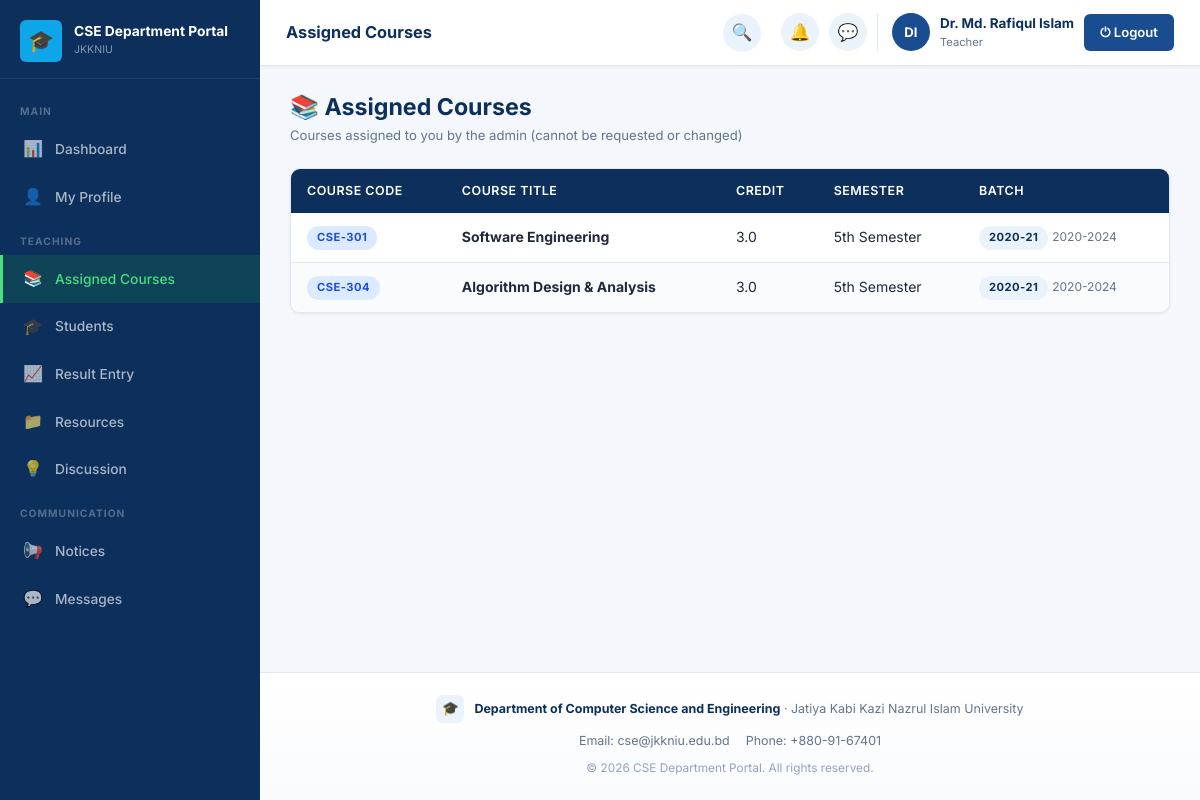
Screenshot of /teacher/courses.php (signed in) with the database file from the repository.
### tables this page shows
CREATE TABLE settings (
    id INT AUTO_INCREMENT PRIMARY KEY,
    portal_name VARCHAR(150) NOT NULL DEFAULT 'CSE Department Portal',
    university_name VARCHAR(200) NOT NULL DEFAULT 'Jatiya Kabi Kazi Nazrul Islam University',
    department_name VARCHAR(200) NOT NULL DEFAULT 'Department of Computer Science and Engineering',
    description TEXT DEFAULT NULL,
    contact_info TEXT DEFAULT NULL,
    logo VARCHAR(255) DEFAULT NULL
);

CREATE TABLE course_assignments (
    id INT AUTO_INCREMENT PRIMARY KEY,
    course_id INT NOT NULL,
    batch_id INT NOT NULL,
    teacher_id INT NOT NULL,
    created_at TIMESTAMP DEFAULT CURRENT_TIMESTAMP,
    UNIQUE KEY uniq_assignment (course_id, batch_id),
    CONSTRAINT fk_ca_course  FOREIGN KEY (course_id)  REFERENCES courses(course_id)   ON DELETE CASCADE,
    CONSTRAINT fk_ca_batch   FOREIGN KEY (batch_id)   REFERENCES batches(batch_id)    ON DELETE CASCADE,
    CONSTRAINT fk_ca_teacher FOREIGN KEY (teacher_id) REFERENCES teachers(teacher_id) ON DELETE CASCADE
);

CREATE TABLE courses (
    course_id INT AUTO_INCREMENT PRIMARY KEY,
    course_code VARCHAR(20) NOT NULL UNIQUE,
    course_title VARCHAR(200) NOT NULL,
    credit DECIMAL(3,1) NOT NULL,
    semester VARCHAR(50) NOT NULL,
    status ENUM('active','inactive') NOT NULL DEFAULT 'active',
    created_at TIMESTAMP DEFAULT CURRENT_TIMESTAMP
);

CREATE TABLE batches (
    batch_id INT AUTO_INCREMENT PRIMARY KEY,
    batch_name VARCHAR(50) NOT NULL,
    session VARCHAR(20) NOT NULL,
    created_at TIMESTAMP DEFAULT CURRENT_TIMESTAMP
);

### app/classes/SettingsModel.php (called while the page is built, shortened)
<?php
class SettingsModel
{
    private PDO $db;
    public function __construct()
    {
        $this->db = Database::getInstance()->getConnection();
    }
    public function get(): array
    {
        $stmt = $this->db->query("SELECT * FROM settings ORDER BY id LIMIT 1");
        $row = $stmt->fetch();
        return $row;
    }
}

### app/classes/Database.php (called while the page is built, shortened)
<?php
class Database
{
    private static ?Database $instance = null;
    private PDO $connection;
    private function __construct()
    {
        $dsn = 'mysql:host=' . DB_HOST . ';dbname=' . DB_NAME . ';charset=' . DB_CHARSET;
        $options = [
            PDO::ATTR_ERRMODE            => PDO::ERRMODE_EXCEPTION,
            PDO::ATTR_DEFAULT_FETCH_MODE => PDO::FETCH_ASSOC,
            PDO::ATTR_EMULATE_PREPARES   => false,
        ];
        $this->connection = new PDO($dsn, DB_USER, DB_PASS, $options);
    }
    public static function getInstance(): Database
    {
        if (self::$instance === null) {
            self::$instance = new self();
        }
        return self::$instance;
    }
    public function getConnection(): PDO
    {
        return $this->connection;
    }
}

### config/config.php (called while the page is built, shortened)
<?php
spl_autoload_register(function ($class) {
    $paths = [
        ROOT_PATH . '/app/classes/' . $class . '.php',
        ROOT_PATH . '/app/models/' . $class . '.php',
        ROOT_PATH . '/app/controllers/' . $class . '.php',
    ];
    foreach ($paths as $path) {
        if (file_exists($path)) {
            return;
        }
    }
});

### app/classes/Auth.php (called while the page is built, shortened)
<?php
class Auth
{
    public static function userId(): ?int
    {
        return $_SESSION['user_id'] ?? null;
    }
}

### app/classes/Teacher.php (called while the page is built, shortened)
<?php
class Teacher
{
    private PDO $db;
    public function __construct()
    {
        $this->db = Database::getInstance()->getConnection();
    }
    public function findByUserId(int $userId): ?array
    {
        $stmt = $this->db->prepare(
            "SELECT t.*, u.name, u.email, u.status, u.profile_photo, u.created_at
             FROM teachers t JOIN users u ON t.user_id = u.id WHERE t.user_id = ?"
        );
        $stmt->execute([$userId]);
        $row = $stmt->fetch();
        return $row ?: null;
    }
    public function getAssignedCourses(int $teacherId): array
    {
        $stmt = $this->db->prepare(
            "SELECT ca.id AS assignment_id, c.course_id, c.course_code, c.course_title, c.credit, c.semester,
                    b.batch_id, b.batch_name, b.session
             FROM course_assignments ca
             JOIN courses c ON ca.course_id = c.course_id
             JOIN batches b ON ca.batch_id = b.batch_id
             WHERE ca.teacher_id = ?
             ORDER BY b.batch_name, c.course_code"
        );
        $stmt->execute([$teacherId]);
        return $stmt->fetchAll();
    }
}

### teacher/courses.php (the view, shortened to what this page needs)
<?php
require_once '../config/database.php';
$teacherModel = new Teacher();
$teacher = $teacherModel->findByUserId(Auth::userId());
$courses = $teacherModel->getAssignedCourses($teacher['teacher_id']);
$currentPage = 'Assigned Courses';
include '../includes/header.php';
?>
<div class="portal-layout">
<?php include '../includes/sidebar.php'; ?>
<div class="main-content">
<?php include '../includes/navbar.php'; ?>
<div class="page-content">
<div class="page-header">
    <div><h2>📚 Assigned Courses</h2><div class="page-subtitle">Courses assigned to you by the admin (cannot be requested or changed)</div></div>
</div>
<?php if (empty($courses)): ?>
    <div class="empty-state"><div class="empty-icon">📚</div><p>No courses have been assigned to you yet.</p></div>
<?php else: ?>
<div class="card">
<div class="card-body" style="padding:0">
<div class="table-wrapper">
<table>
    <thead><tr><th>Course Code</th><th>Course Title</th><th>Credit</th><th>Semester</th><th>Batch</th></tr></thead>
    <tbody>
    <?php foreach ($courses as $c): ?>
    <tr>
        <td><span class="badge badge-info"><?= htmlspecialchars($c['course_code']) ?></span></td>
        <td><strong><?= htmlspecialchars($c['course_title']) ?></strong></td>
        <td><?= htmlspecialchars($c['credit']) ?></td>
        <td><?= htmlspecialchars($c['semester']) ?></td>
        <td><span class="badge badge-primary"><?= htmlspecialchars($c['batch_name']) ?></span> <span style="font-size:0.75rem;color:var(--text-muted)"><?= htmlspecialchars($c['session']) ?></span></td>
    </tr>
    <?php endforeach; ?>
    </tbody>
</table>
</div>
</div>
</div>
<?php endif; ?>
</div>
<?php include '../includes/footer.php'; ?>

### includes/sidebar.php (shortened to what this page needs)
<?php
$role         = $_SESSION['role'] ?? 'guest';
$currentPage  = $currentPage ?? '';
$sidebarClass = 'sidebar sidebar-' . $role;
$settingsModel = $settingsModel ?? new SettingsModel();
$settings      = $settings ?? $settingsModel->get();
function navItem($href, $icon, $label, $current, $badge = null) {
    $active = ($current === $label) ? ' active' : '';
    $badgeHtml = $badge ? '<span class="nav-badge">' . $badge . '</span>' : '';
    return '<a href="' . htmlspecialchars($href) . '" class="nav-item' . $active . '">
        <span class="nav-icon">' . $icon . '</span>
        <span>' . htmlspecialchars($label) . '</span>' . $badgeHtml . '
    </a>';
}
$pendingUsersCount  = 0;
$pendingReqCount    = 0;
$totalPendingBadge = ($pendingUsersCount + $pendingReqCount) ?: null;
?>
<aside class="<?= $sidebarClass ?>">
    <div class="sidebar-brand">
        <div class="brand-logo">
            <div class="brand-icon">
                <?php if (!empty($settings['logo'])): ?>
                    <img src="<?= UPLOAD_URL . htmlspecialchars($settings['logo']) ?>" alt="">
                <?php else: ?>🎓<?php endif; ?>
            </div>
            <div class="brand-text">
                <div class="brand-name"><?= htmlspecialchars($settings['portal_name'] ?? 'CSE Department Portal') ?></div>
                <div class="brand-univ">JKKNIU</div>
            </div>
        </div>
    </div>
    <nav class="sidebar-nav">
    <?php if ($role === 'admin'): ?>
        <div class="nav-section-label">Main</div>
        <?= navItem(BASE_URL.'admin/dashboard.php', '📊', 'Dashboard', $currentPage) ?>
        <?= navItem(BASE_URL.'admin/approvals.php', '✅', 'Approvals', $currentPage, $totalPendingBadge) ?>
        <div class="nav-section-label">User Management</div>
        <?= navItem(BASE_URL.'admin/students.php', '🎓', 'Students', $currentPage) ?>
        <?= navItem(BASE_URL.'admin/teachers.php', '👨‍🏫', 'Teachers', $currentPage) ?>
        <div class="nav-section-label">Academics</div>
        <?= navItem(BASE_URL.'admin/batches.php', '🗂️', 'Batches', $currentPage) ?>
        <?= navItem(BASE_URL.'admin/courses.php', '📚', 'Courses', $currentPage) ?>
        <?= navItem(BASE_URL.'admin/course_assignments.php', '🔗', 'Course Assignment', $currentPage) ?>
        <?= navItem(BASE_URL.'admin/routine.php', '🗓️', 'Routine', $currentPage) ?>
        <?= navItem(BASE_URL.'admin/exam_schedules.php', '📝', 'Exam Schedules', $currentPage) ?>
        <?= navItem(BASE_URL.'admin/results.php', '📈', 'Final Results', $currentPage) ?>
        <div class="nav-section-label">Communication</div>
        <?= navItem(BASE_URL.'admin/notices.php', '📢', 'Notices', $currentPage) ?>
        <?= navItem(BASE_URL.'admin/discussions.php', '💡', 'Discussion', $currentPage) ?>
        <?= navItem(BASE_URL.'admin/messages.php', '💬', 'Messages', $currentPage) ?>
        <div class="nav-section-label">System</div>
        <?= navItem(BASE_URL.'admin/settings.php', '⚙️', 'Settings', $currentPage) ?>
    <?php elseif ($role === 'teacher'): ?>
        <div class="nav-section-label">Main</div>
        <?= navItem(BASE_URL.'teacher/dashboard.php', '📊', 'Dashboard', $currentPage) ?>
        <?= navItem(BASE_URL.'teacher/profile.php', '👤', 'My Profile', $currentPage) ?>
        <div class="nav-section-label">Teaching</div>
        <?= navItem(BASE_URL.'teacher/courses.php', '📚', 'Assigned Courses', $currentPage) ?>
        <?= navItem(BASE_URL.'teacher/students.php', '🎓', 'Students', $currentPage) ?>
        <?= navItem(BASE_URL.'teacher/results.php', '📈', 'Result Entry', $currentPage) ?>
        <?= navItem(BASE_URL.'teacher/resources.php', '📁', 'Resources', $currentPage) ?>
        <?= navItem(BASE_URL.'teacher/discussions.php', '💡', 'Discussion', $currentPage) ?>
        <div class="nav-section-label">Communication</div>
        <?= navItem(BASE_URL.'teacher/notices.php', '📢', 'Notices', $currentPage) ?>
        <?= navItem(BASE_URL.'teacher/messages.php', '💬', 'Messages', $currentPage) ?>
    <?php endif; ?>
    </nav>
</aside>

### includes/footer.php (shortened to what this page needs)
    <footer class="portal-footer">
        <div class="footer-brand">
            <div class="footer-brand-icon">
                <?php if (!empty($settings['logo'])): ?>
                    <img src="<?= UPLOAD_URL . htmlspecialchars($settings['logo']) ?>" alt="">
                <?php else: ?>🎓<?php endif; ?>
            </div>
            <div class="footer-brand-text">
                <strong><?= htmlspecialchars($settings['department_name'] ?? 'Department of Computer Science and Engineering') ?></strong>
                &middot; <?= htmlspecialchars($settings['university_name'] ?? 'JKKNIU') ?>
            </div>
        </div>
        <?php if (!empty($settings['contact_info'])): ?>
        <div class="footer-contact">
            <?php foreach (explode('|', $settings['contact_info']) as $part): ?>
                <span><?= htmlspecialchars(trim($part)) ?></span>
            <?php endforeach; ?>
        </div>
        <?php endif; ?>
        <div class="footer-copyright">
            &copy; <?= date('Y') ?> <?= htmlspecialchars($settings['portal_name'] ?? 'CSE Department Portal') ?>. All rights reserved.
        </div>
    </footer>
</body>
</html>

### assets/css/dashboard.css (style rules this page uses)
.sidebar-teacher .nav-item.active { background: rgba(22,163,74,0.18); color: #4ade80; border-left-color: #4ade80; }

### rows the page displays
settings: portal_name "CSE Department Portal", department_name "Department of Computer Science and Engineering", university_name "Jatiya Kabi Kazi Nazrul Islam University", contact_info "Email: cse@jkkniu.edu.bd", contact_info "Phone: +880-91-67401"
course_assignments: course.course_code "CSE-301", course.course_title "Software Engineering", course.credit "3.0", course.semester "5th Semester", batch.batch_name "2020-21", batch.session "2020-2024"
course_assignments: course.course_code "CSE-304", course.course_title "Algorithm Design & Analysis", course.credit "3.0", course.semester "5th Semester", batch.batch_name "2020-21", batch.session "2020-2024"

### other values shown
$icon "📊 👤 📚 🎓 📈 📁 💡 📢 💬"
$label "Dashboard My Profile Assigned Courses Students Result Entry Resources Discussion Notices Messages"
$pageTitle "Assigned Courses"
$initials "DI"
$userName "Dr. Md. Rafiqul Islam"
$role "Teacher"
